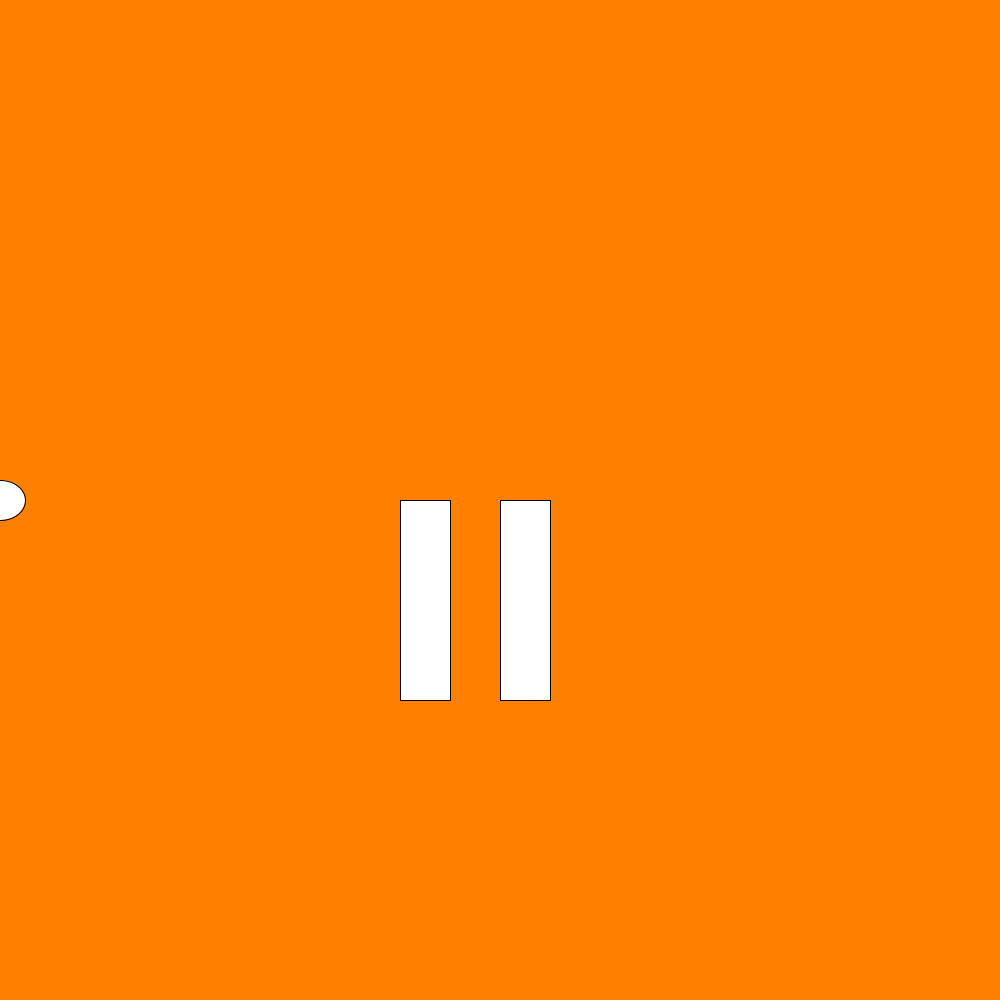
Frame 1 (no input)
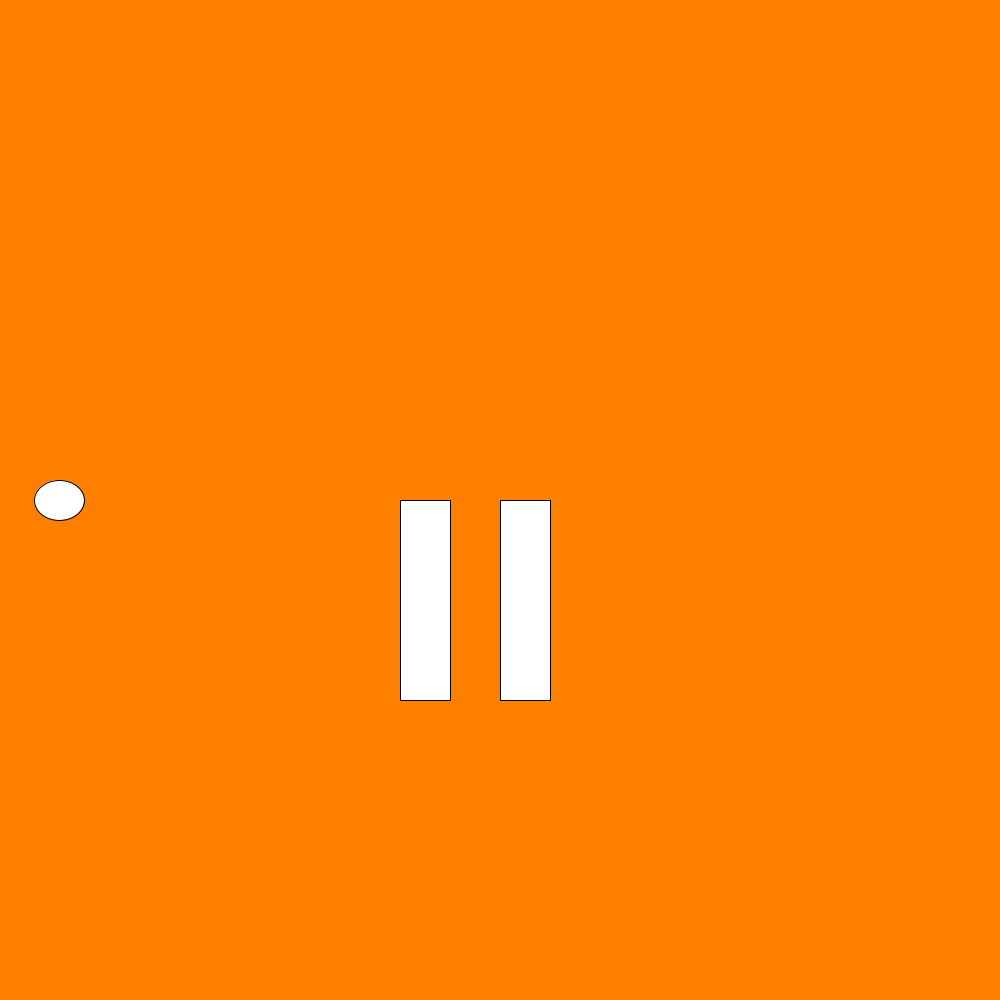
Frame 60 (the mouse pressed at the canvas centre just before this capture)
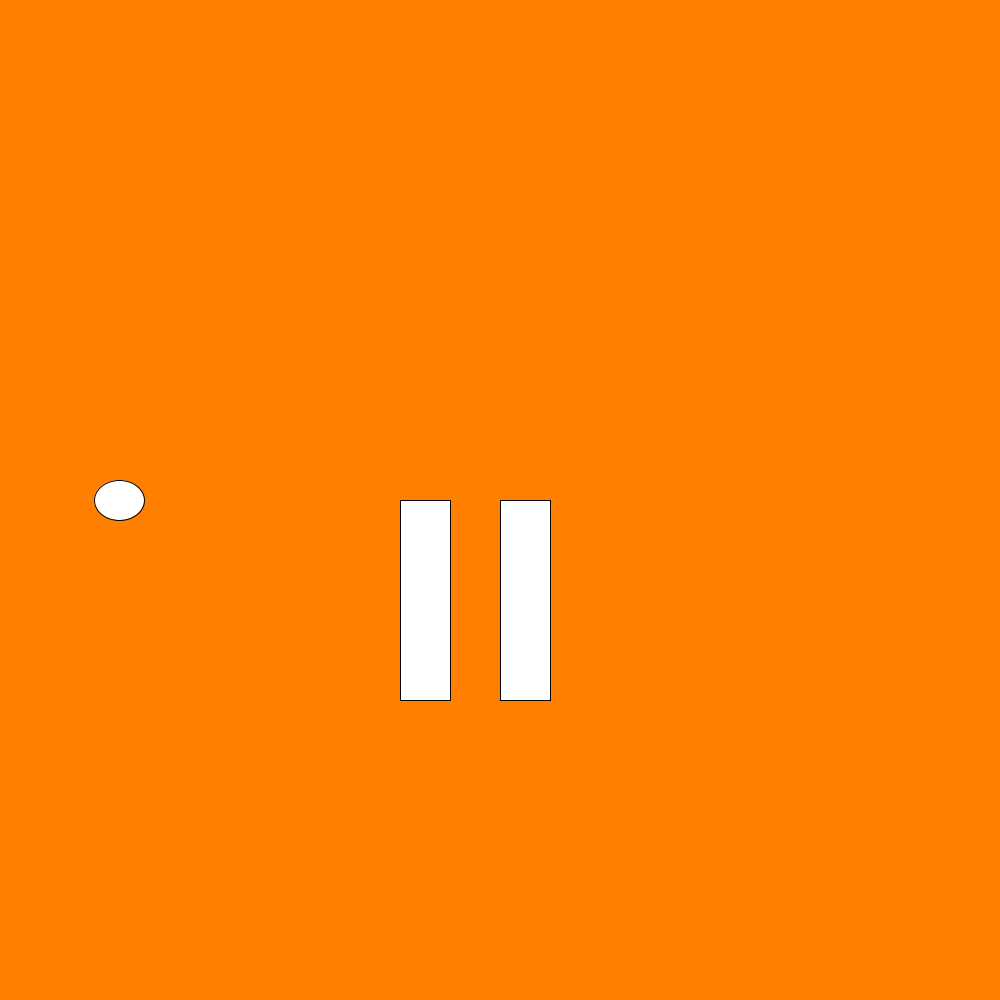
Frame 120 (the mouse held since frame 60 and released just before this capture)

The Processing sketch that drew these frames (run headless with seeded random() and noise(); from frame 60 on, the mouse is pressed at the canvas centre):

// Processing sketch: ping_pong
// ── ping_pong.pde
float x1= 30;
float y1 = 40;
float x2= 30;
float y2= 40;
 float x=0;
 float y = 300;
 float hastighet =1;
void setup()
{
size(1000,1000);
x1 = width /  2-100;
y1 = height / 2;
x2 = width / 2;
y2 = height / 2;
}
void draw()
{
  background(255,128,0);
if (keyPressed)
{
if (key == 'w') y1 = y1 - 1;
if (key == 'd') x1 = x1 + 1;
if (key == 's') y1 = y1 + 1;
if (key == 'a') x1 = x1 - 1;
if (key == 'k') y2 = y2 - 1;
if (key == 'j') x2 = x2 + 1;
if (key == 'h') y2 = y2 + 1;
if (key == 'u') x2 = x2 - 1;
}
rect(x1,y1,50,200);
rect(x2,y2,50,200);
  ellipse(x,500,50,40);
 x=x+1;
}
